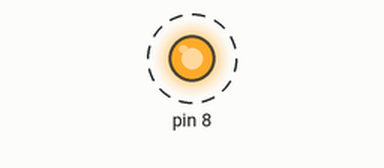
Bench run of a sketch on a simulated Arduino Uno, built with avr-gcc and run on an emulated ATmega328P. Shown: output pins drawn as LEDs (lit = HIGH). Dashed ring = blinking.

Above: at 0.2 s.
Timing chart, 0 to 3.0 s (numbered marks = the images above):
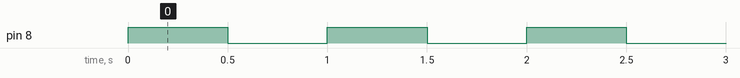

The sketch:

digitalWrite-delay-command.ino
```cpp
// C++ code
//
void setup()
{
  pinMode(8, OUTPUT);

}

void loop()
{
  digitalWrite(8,1);
  delay(500);
  digitalWrite(8,0);
  delay(500);
}
```

Measured:
- by itself, pin 8: alternates HIGH for 0.50 s and LOW for 0.50 s
